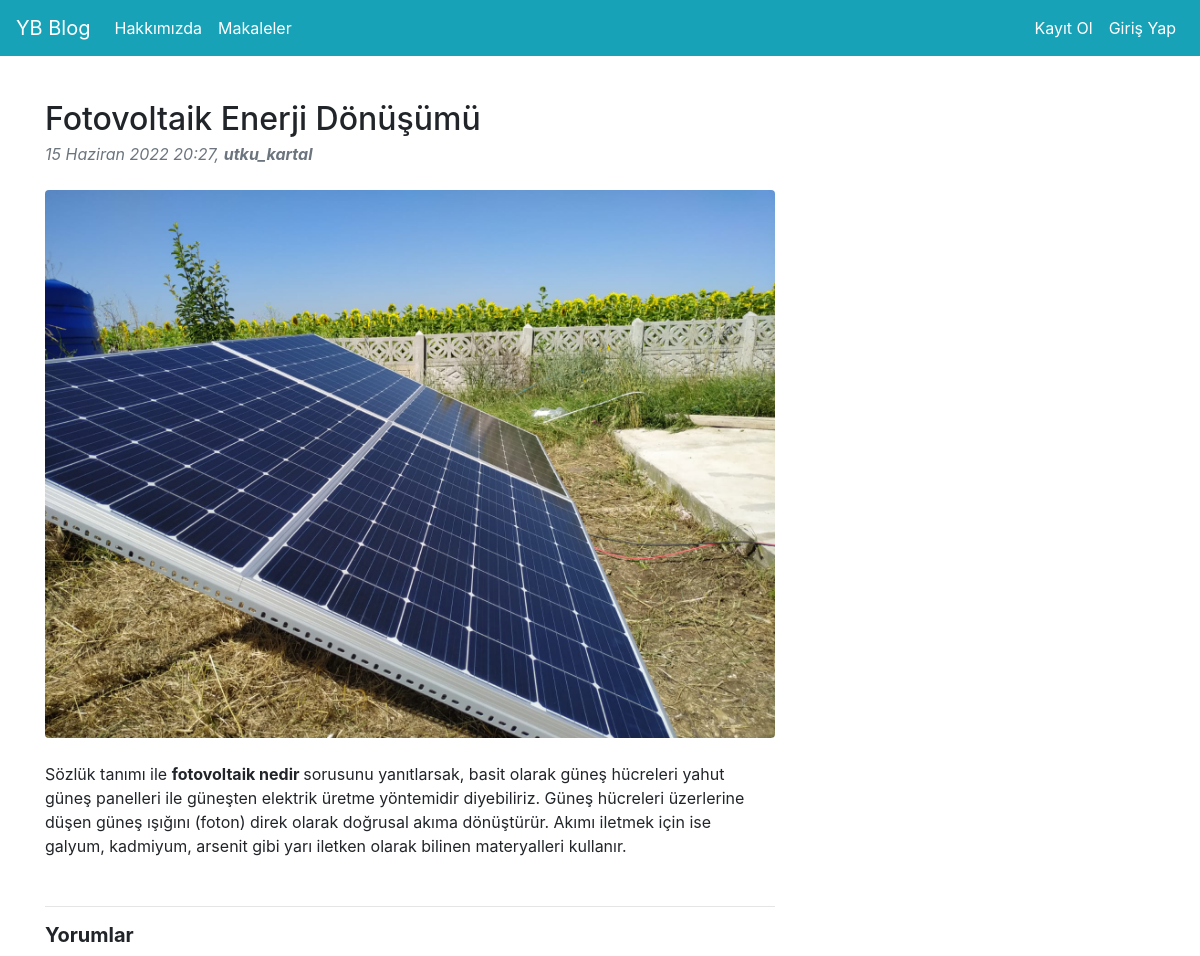
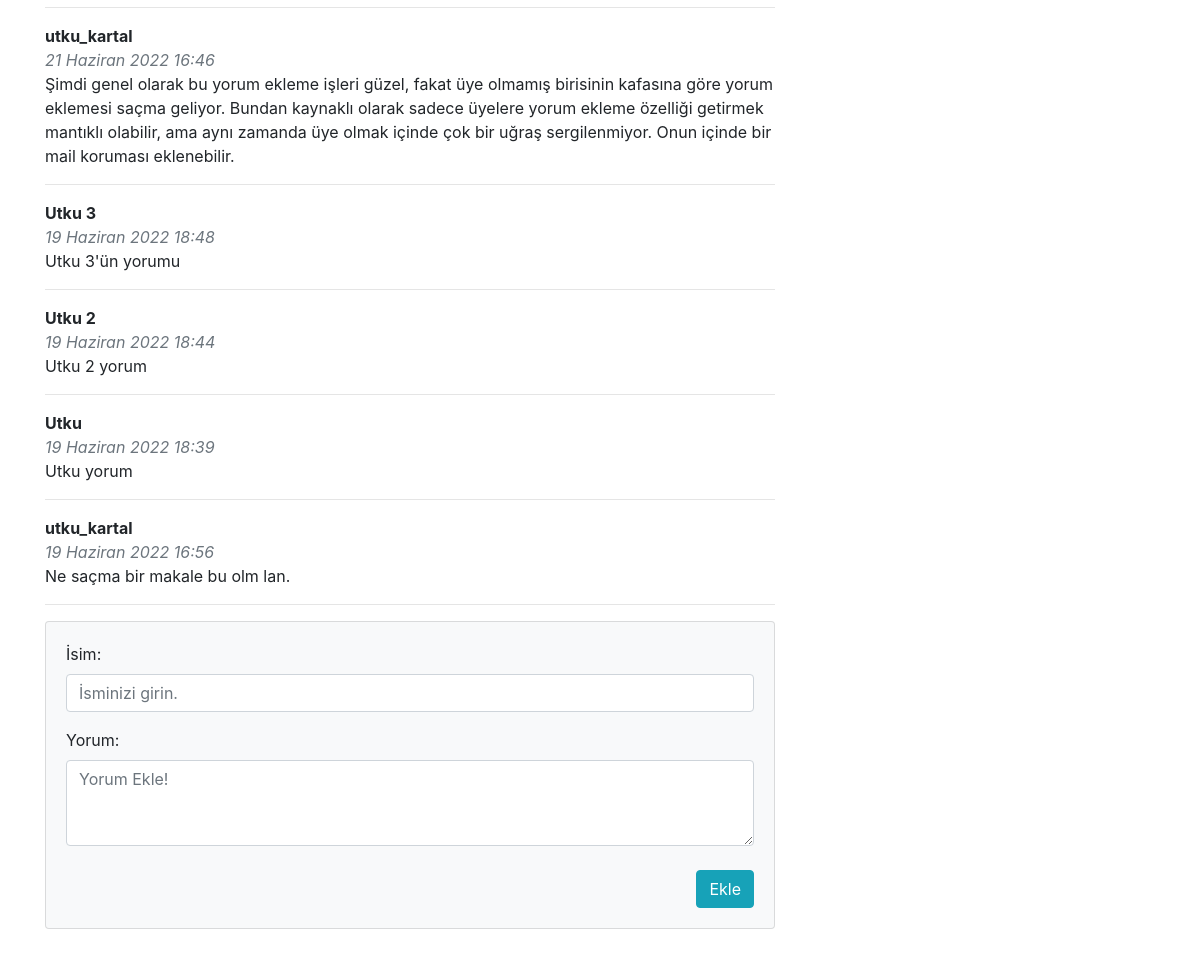
Page /articles/article/26 on the committed database (2 pictures, top to bottom).
### article/models.py (models this page shows, shortened)
class Article(models.Model):
    author = models.ForeignKey("auth.User", on_delete = models.CASCADE, verbose_name = "Yazar")  # Biz burada ForeignKey ile başka bir tablodaki objeye erişiyoruz ve db içinde hazır bulunan auth.User tablosuna erişiyoruz. on_delete ile
    title = models.CharField(max_length = 50, verbose_name = "Başlık")
    content = RichTextField()
    created_date = models.DateTimeField(auto_now_add = True, verbose_name = "Oluşturulma Tarihi")  # Dbye veri eklendiği anda o anki tarihi created_date e atayacak
    article_image = models.FileField(blank = True, null = True, verbose_name = "Makaleye Fotoğraf Ekleyin")  # Blank ve null'u true yaptık, dolmasına gerek olmadığı için.
    class Meta:  # Article ve aşağıdaki Comment modellerine eklediğimiz bu class'ın amacı aşağıdaki satırdan anlaşılabileceği gibi order'ı yani sıralamayı değiştirmek. Normalde ilk eklenen ilk gözüküyor created_date'e göre yani başına eksi koyunca tersi oluyor.
        ordering = ['-created_date']

class Comment(models.Model):
    article = models.ForeignKey(Article, on_delete = models.CASCADE, verbose_name = "Makale", related_name = "comment")
    comment_author = models.CharField(max_length = 50, verbose_name = "İsim")
    comment_content = models.CharField(max_length = 200, verbose_name = "Yorum")
    comment_date = models.DateTimeField(auto_now_add = True)
    class Meta:
        ordering = ['-comment_date']

### article/views.py (the view)
# urls.py: path('article/<int:id>', views.detail, name = "detail"),
def detail(request, id):  # Dinamik url olduğu için id'yi de aldık
    article = get_object_or_404(Article, id = id)  # Yukarıdaki line'ı iptal ettik 224. derste details sayfasında bulunmayan articlelar için hata ekranı oluşturudyorduk. Bu kısım için bu satırı oluşturduk
    comments = article.comment.all()  # Burada üst satırda alınan article'a ait tüm commentleri alıyoruz. Comments modelini oluştururken bu bağlantıyı yapmıştık.
    return render(request, "detail.html", {"article": article, "comments": comments})

### templates/detail.html (shortened to what this page needs)
{% extends "layout.html" %}
{% block body %}
    <div class="row">
        <div class="col-sm-8">
            <article>
                <header class="mb-4">
                    <h2 class="fw-bolder mb-1">{{article.title}}</h2>
                    <div class="text-muted font-italic mb-2">{{article.created_date}}, <strong>{{article.author.username}}</strong></div>
                </header>
                {% if article.article_image %}
                    <figure class="mb-4"><img class="img-fluid rounded" src="{{article.article_image.url}}" alt="..." /></figure>
                {% endif %}
                <section class="mb-5">
                    {{article.content|safe}}
                </section>
                <hr>
                <h5><strong>Yorumlar</strong></h5>
                <hr>
                {% if comments %}
                    {% for comment in comments %}
                        <div class="d-flex">
                            <div class="ms-3">
                                <div class="mt-0 fw-bold"><strong>{{comment.comment_author}}</strong></div>
                                <div class="font-italic text-muted">{{comment.comment_date}}</div>
                                {{comment.comment_content}}
                            </div>
                        </div>
                        <hr>
                    {% endfor %}
                {% else %}
                    <div class="alert alert-secondary">
                        Bu makaleye herhangi bir yorum yazılmamış, ilk yorumu siz yapın!
                    </div>
                {% endif %}
                <section class="mb-5">
                    <div class="card bg-light">
                        <div class="card-body">
                            <form method="POST" action="{% url 'article:comment' article.id%}" class="mb-4">
                                <div class="form-group">
                                    <label>İsim:</label>
                                    <input name="comment_author" class="form-control" placeholder="İsminizi girin.">
                                </div>
                                <label>Yorum:</label>
                                <textarea name="comment_content" class="form-control" rows="3" placeholder="Yorum Ekle!"></textarea>
                                <br>
                                <button type="submit" class="btn btn-info" style="float: right;">Ekle</button>
                            </form>
                        </div>
                    </div>
                </section>
            </article>
        </div>
    </div>
{% endblock body %}

### rows in the picture
Article: title "Fotovoltaik Enerji Dönüşümü", created_date "15 Haziran 2022 20:27", author.username "utku_kartal", article_image (picture), content "Sözlük tanımı ile fotovoltaik nedir sorusunu yanıtlarsak, basit olarak güneş hücreleri yahut güneş panelleri ile güneşten elektrik üretme yöntemidir diyebiliriz. Güneş hücreleri üzerlerine düşen güneş ışığını (foton) direk olarak doğrusal akıma dönüştürür. Akımı iletmek için ise galyum, kadmiyum, arsenit gibi yarı iletken olarak bilinen materyalleri kullanır."
Comment: comment_author "utku_kartal", comment_date "21 Haziran 2022 16:46", comment_content "Şimdi genel olarak bu yorum ekleme işleri güzel, fakat üye olmamış birisinin kafasına göre yorum eklemesi saçma geliyor. Bundan kaynaklı olarak sadece üyelere yorum ekleme özelliği getirmek mantıklı olabilir, ama aynı zamanda üye olmak içinde çok bir uğraş sergilenmiyor. Onun içinde bir mail koruması eklenebilir."
Comment: comment_author "Utku 3", comment_date "19 Haziran 2022 18:48", comment_content "Utku 3'ün yorumu"
Comment: comment_author "Utku 2", comment_date "19 Haziran 2022 18:44", comment_content "Utku 2 yorum"
Comment: comment_author "Utku", comment_date "19 Haziran 2022 18:39", comment_content "Utku yorum"
Comment: comment_author "utku_kartal", comment_date "19 Haziran 2022 16:56", comment_content "Ne saçma bir makale bu olm lan."
